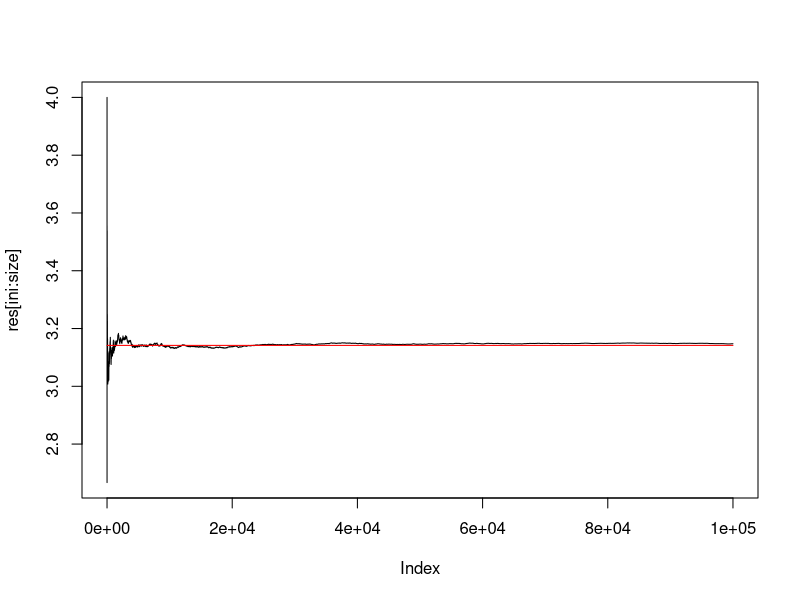

The R source for this figure:
# From https://www.r-bloggers.com/estimation-of-the-number-pi-a-monte-carlo-simulation/
# Static non-shiny version
simulation = function(long){
  c = rep(0,long)
  numberIn = 0
  for(i in 1:long){
    x = runif(2,-1,1)
    if(sqrt(x[1]*x[1] + x[2]*x[2]) <= 1){
      numberIn = numberIn + 1
    }
    prop = numberIn / i
    piHat = prop *4
    c[i] = piHat
  }
  return(c)
}
size = 100000
res = simulation(size)
ini = 1
plot(res[ini:size], type = 'l')
lines(rep(pi, size)[ini:size], col = 'red')